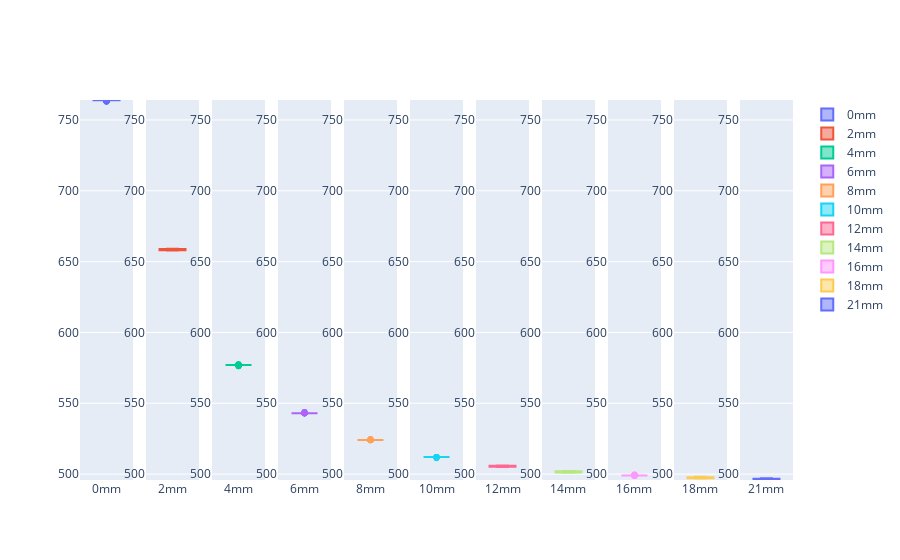

Source (notebook cell):
### Markdown cell above
##### Make box-plot

### Code cell
plot_box(data, to_plot="filtered", scaled=True)
